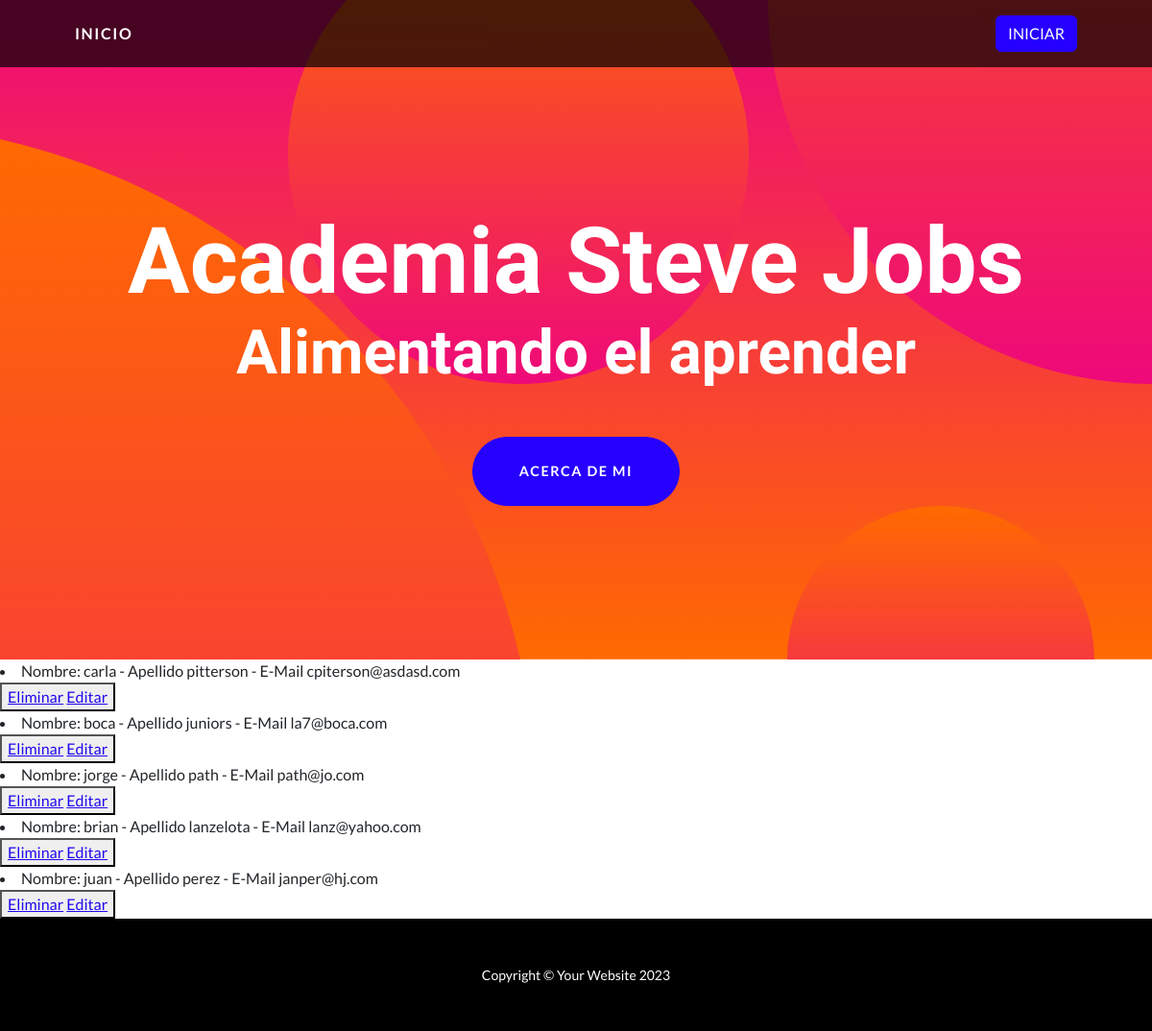
Page /AppEntrega/leerProfesores on the committed database.
### AppEntrega/models.py (models this page shows)
class Profesor(models.Model):
    nombre = models.CharField(max_length=40)
    apellido = models.CharField(max_length=20)
    email = models.EmailField(max_length=40)
    def __str__(self):
        return f"Nombre: {self.nombre} - Apellido {self.apellido} - E-Mail {self.email}"

### AppEntrega/views.py (the view)
# urls.py: path('leerProfesores',leerProfesores, name = 'LeerProfesores'),
def leerProfesores(request):
      profesores = Profesor.objects.all()
      contexto= {"profesores":profesores}
      return render(request, "AppEntrega/leerProfesores.html",contexto)

### AppEntrega/templates/AppEntrega/leerProfesores.html (shortened to what this page needs)
{% extends "AppEntrega/padre.html" %}
{% load static %}
{% block section1 %}
</head>
<body>
    {% for p in profesores %}
    <li>{{p}}</li>
<button>
    <a href="{% url 'EliminarProfesor' p.nombre %}"> Eliminar</a>
    <a href="{% url 'EditarProfesor' p.nombre %}"> Editar</a>
</button>
    {% endfor %}
</body>
{% endblock %}

### rows in the picture
Profesor: nombre+apellido+email "Nombre: carla - Apellido pitterson - E-Mail cpiterson@asdasd.com"
Profesor: nombre+apellido+email "Nombre: boca - Apellido juniors - E-Mail la7@boca.com"
Profesor: nombre+apellido+email "Nombre: jorge - Apellido path - E-Mail path@jo.com"
Profesor: nombre+apellido+email "Nombre: brian - Apellido lanzelota - E-Mail lanz@yahoo.com"
Profesor: nombre+apellido+email "Nombre: juan - Apellido perez - E-Mail janper@hj.com"
